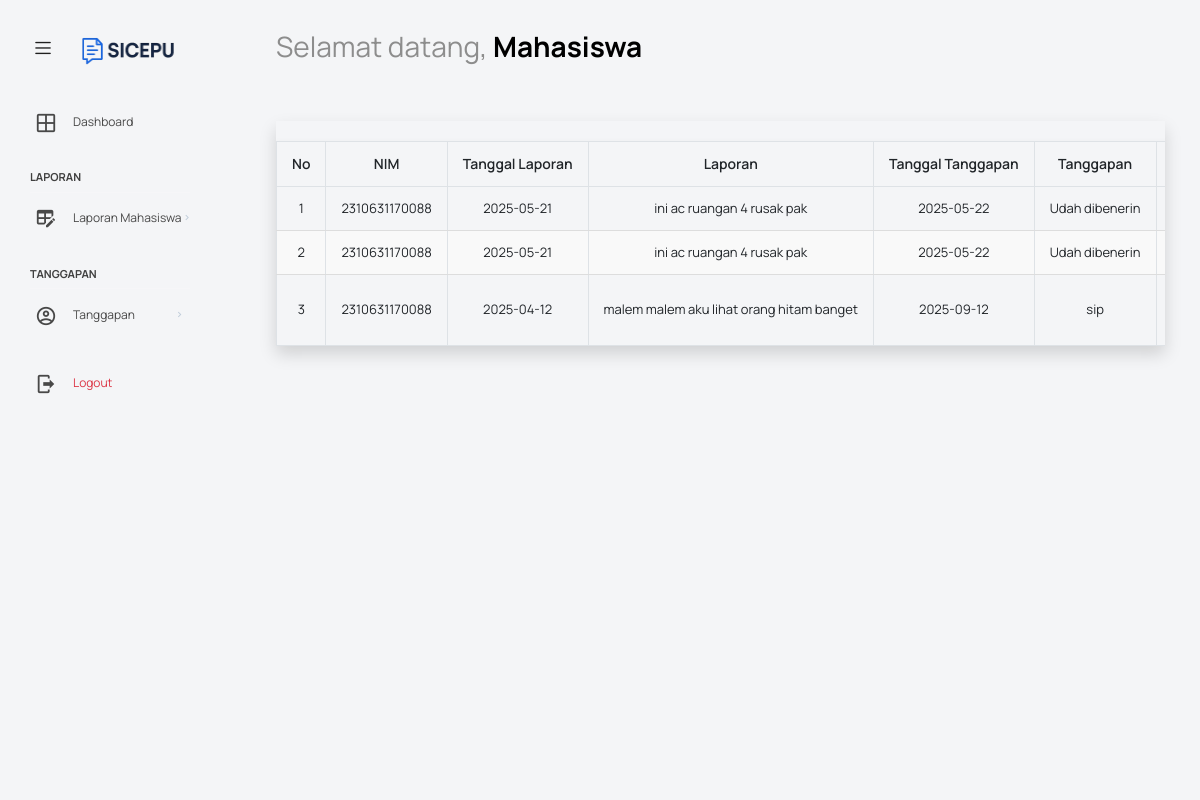
/src/petugas/tanggapan.php, run on the app's committed database.
### tables this page shows
CREATE TABLE `tanggapan` (
  `id_tanggapan` int(11) NOT NULL,
  `id_pengaduan` int(11) NOT NULL,
  `tgl_tanggapan` date NOT NULL,
  `tanggapan` text NOT NULL,
  `id_petugas` int(11) NOT NULL,
  `rating` int(1) DEFAULT NULL
);

CREATE TABLE `pengaduan` (
  `id_pengaduan` int(11) NOT NULL,
  `tgl_pengaduan` date NOT NULL,
  `nim` varchar(16) NOT NULL,
  `isi_laporan` text NOT NULL,
  `foto` varchar(255) NOT NULL,
  `status` enum('terkirim','proses','selesai') NOT NULL,
  `disposisi` varchar(255) NOT NULL
);

### src/petugas/tanggapan.php (the view, shortened to what this page needs)
<?php
require '../../public/app.php';
include '../layout/header.php';
include '../layout/nav.php';
?>
<div class="container-fluid page-body-wrapper">
  <?php include '../layout/sidebar_petugas.php'; ?>
  <div class="main-panel">
    <div class="content-wrapper">
<?php
$query = "SELECT * FROM ((tanggapan
          INNER JOIN pengaduan ON tanggapan.id_pengaduan = pengaduan.id_pengaduan)
          INNER JOIN petugas ON tanggapan.id_petugas = petugas.id_petugas)
          ORDER BY id_tanggapan DESC";
$result = mysqli_query($conn, $query);
?>
<div class="table-responsive shadow d-none d-md-block" data-aos="fade-up" data-aos-duration="900">
  <table class="table table-bordered text-center mb-0">
    <thead class="thead-dark">
      <tr>
        <th>No</th>
        <th>NIM</th>
        <th>Tanggal Laporan</th>
        <th>Laporan</th>
        <th>Tanggal Tanggapan</th>
        <th>Tanggapan</th>
        <th>Nama Petugas</th>
      </tr>
    </thead>
    <tbody>
      <?php $i = 1; ?>
      <?php while ($row = mysqli_fetch_assoc($result)) : ?>
        <tr>
          <td><?= $i++; ?></td>
          <td><?= $row["nim"]; ?></td>
          <td><?= $row["tgl_pengaduan"]; ?></td>
          <td><?= $row["isi_laporan"]; ?></td>
          <td><?= $row["tgl_tanggapan"]; ?></td>
          <td><?= $row["tanggapan"]; ?></td>
          <td><?= $row["nama_petugas"]; ?></td>
        </tr>
      <?php endwhile; ?>
    </tbody>
  </table>
</div>
    <?php include '../layout/footer.php'; ?>
<?php include '../layout/scripts.php'; ?>

### src/petugas/tanggapan.php (style rules this page uses)
.table { width: 95%; margin: 20px auto; box-shadow: 0 4px 8px rgba(0, 0, 0, 0.1); }
.table th, .table td { padding: 15px; text-align: center; border-bottom: 1px solid #ddd; }
.table tr:nth-child(even) { background-color: #f9f9f9; }

### data on the page
tanggapan: id_pengaduan.nim "2310631170088", id_pengaduan.tgl_pengaduan "2025-05-21", id_pengaduan.isi_laporan "ini ac ruangan 4 rusak pak", tgl_tanggapan "2025-05-22", tanggapan "Udah dibenerin"
tanggapan: id_pengaduan.nim "2310631170088", id_pengaduan.tgl_pengaduan "2025-05-21", id_pengaduan.isi_laporan "ini ac ruangan 4 rusak pak", tgl_tanggapan "2025-05-22", tanggapan "Udah dibenerin"
tanggapan: id_pengaduan.nim "2310631170088", id_pengaduan.tgl_pengaduan "2025-04-12", id_pengaduan.isi_laporan "malem malem aku lihat orang hitam banget", tgl_tanggapan "2025-09-12", tanggapan "sip"

### other printed values
$namaTampil "Mahasiswa"
